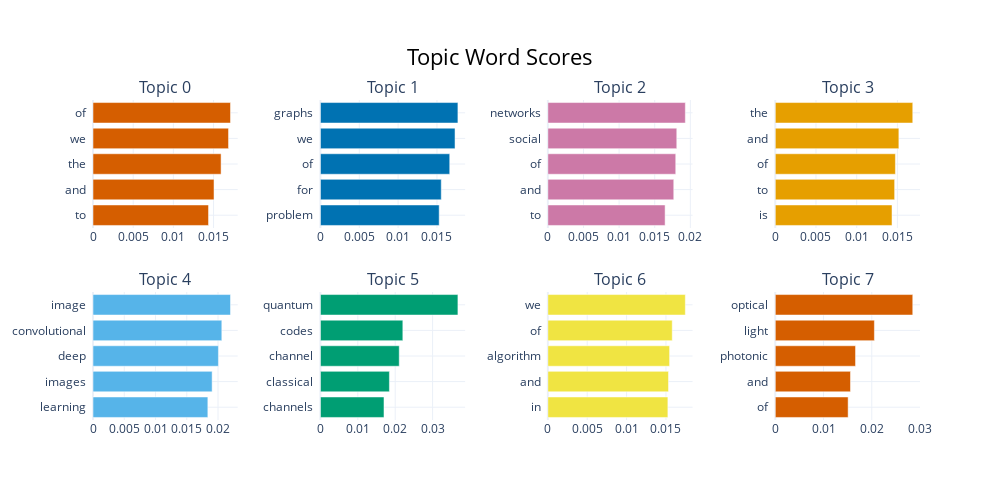

The code cell stored with this chart in its notebook:
### Code cell
topic_model.visualize_barchart()

### Figure 1 — Plotly figure (JSON) as saved in the notebook; plotly's stock layout.template omitted (floating-point values rounded to 4 significant figures)
{"data": [{"marker": {"color": "#D55E00"}, "orientation": "h", "type": "bar", "x": [0.01437, 0.01506, 0.01594, 0.01686, 0.01711], "xaxis": "x", "y": ["to  ", "and  ", "the  ", "we  ", "of  "], "yaxis": "y"}, {"marker": {"color": "#0072B2"}, "orientation": "h", "type": "bar", "x": [0.01529, 0.01555, 0.01664, 0.01732, 0.0177], "xaxis": "x2", "y": ["problem  ", "for  ", "of  ", "we  ", "graphs  "], "yaxis": "y2"}, {"marker": {"color": "#CC79A7"}, "orientation": "h", "type": "bar", "x": [0.01646, 0.01767, 0.01795, 0.0181, 0.0193], "xaxis": "x3", "y": ["to  ", "and  ", "of  ", "social  ", "networks  "], "yaxis": "y3"}, {"marker": {"color": "#E69F00"}, "orientation": "h", "type": "bar", "x": [0.01434, 0.01466, 0.01476, 0.01518, 0.01689], "xaxis": "x4", "y": ["is  ", "to  ", "of  ", "and  ", "the  "], "yaxis": "y4"}, {"marker": {"color": "#56B4E9"}, "orientation": "h", "type": "bar", "x": [0.01837, 0.01906, 0.02006, 0.02061, 0.02199], "xaxis": "x5", "y": ["learning  ", "images  ", "deep  ", "convolutional  ", "image  "], "yaxis": "y5"}, {"marker": {"color": "#009E73"}, "orientation": "h", "type": "bar", "x": [0.017, 0.01845, 0.02108, 0.02204, 0.03677], "xaxis": "x6", "y": ["channels  ", "classical  ", "channel  ", "codes  ", "quantum  "], "yaxis": "y6"}, {"marker": {"color": "#F0E442"}, "orientation": "h", "type": "bar", "x": [0.01525, 0.01533, 0.01546, 0.0158, 0.01746], "xaxis": "x7", "y": ["in  ", "and  ", "algorithm  ", "of  ", "we  "], "yaxis": "y7"}, {"marker": {"color": "#D55E00"}, "orientation": "h", "type": "bar", "x": [0.0151, 0.01559, 0.01664, 0.02055, 0.0285], "xaxis": "x8", "y": ["of  ", "and  ", "photonic  ", "light  ", "optical  "], "yaxis": "y8"}], "layout": {"annotations": [{"font": {"size": 16}, "showarrow": false, "text": "Topic 0", "x": 0.0875, "xanchor": "center", "xref": "paper", "y": 1, "yanchor": "bottom", "yref": "paper"}, {"font": {"size": 16}, "showarrow": false, "text": "Topic 1", "x": 0.3625, "xanchor": "center", "xref": "paper", "y": 1, "yanchor": "bottom", "yref": "paper"}, {"font": {"size": 16}, "showarrow": false, "text": "Topic 2", "x": 0.6375, "xanchor": "center", "xref": "paper", "y": 1, "yanchor": "bottom", "yref": "paper"}, {"font": {"size": 16}, "showarrow": false, "text": "Topic 3", "x": 0.9125, "xanchor": "center", "xref": "paper", "y": 1, "yanchor": "bottom", "yref": "paper"}, {"font": {"size": 16}, "showarrow": false, "text": "Topic 4", "x": 0.0875, "xanchor": "center", "xref": "paper", "y": 0.4, "yanchor": "bottom", "yref": "paper"}, {"font": {"size": 16}, "showarrow": false, "text": "Topic 5", "x": 0.3625, "xanchor": "center", "xref": "paper", "y": 0.4, "yanchor": "bottom", "yref": "paper"}, {"font": {"size": 16}, "showarrow": false, "text": "Topic 6", "x": 0.6375, "xanchor": "center", "xref": "paper", "y": 0.4, "yanchor": "bottom", "yref": "paper"}, {"font": {"size": 16}, "showarrow": false, "text": "Topic 7", "x": 0.9125, "xanchor": "center", "xref": "paper", "y": 0.4, "yanchor": "bottom", "yref": "paper"}], "height": 500, "hoverlabel": {"bgcolor": "white", "font": {"family": "Rockwell", "size": 16}}, "showlegend": false, "title": {"font": {"color": "Black", "size": 22}, "text": "Topic Word Scores", "x": 0.5, "xanchor": "center", "yanchor": "top"}, "width": 1000, "xaxis": {"anchor": "y", "domain": [0, 0.175], "showgrid": true}, "xaxis2": {"anchor": "y2", "domain": [0.275, 0.45], "showgrid": true}, "xaxis3": {"anchor": "y3", "domain": [0.55, 0.725], "showgrid": true}, "xaxis4": {"anchor": "y4", "domain": [0.825, 1], "showgrid": true}, "xaxis5": {"anchor": "y5", "domain": [0, 0.175], "showgrid": true}, "xaxis6": {"anchor": "y6", "domain": [0.275, 0.45], "showgrid": true}, "xaxis7": {"anchor": "y7", "domain": [0.55, 0.725], "showgrid": true}, "xaxis8": {"anchor": "y8", "domain": [0.825, 1], "showgrid": true}, "yaxis": {"anchor": "x", "domain": [0.6, 1], "showgrid": true}, "yaxis2": {"anchor": "x2", "domain": [0.6, 1], "showgrid": true}, "yaxis3": {"anchor": "x3", "domain": [0.6, 1], "showgrid": true}, "yaxis4": {"anchor": "x4", "domain": [0.6, 1], "showgrid": true}, "yaxis5": {"anchor": "x5", "domain": [0, 0.4], "showgrid": true}, "yaxis6": {"anchor": "x6", "domain": [0, 0.4], "showgrid": true}, "yaxis7": {"anchor": "x7", "domain": [0, 0.4], "showgrid": true}, "yaxis8": {"anchor": "x8", "domain": [0, 0.4], "showgrid": true}}}
